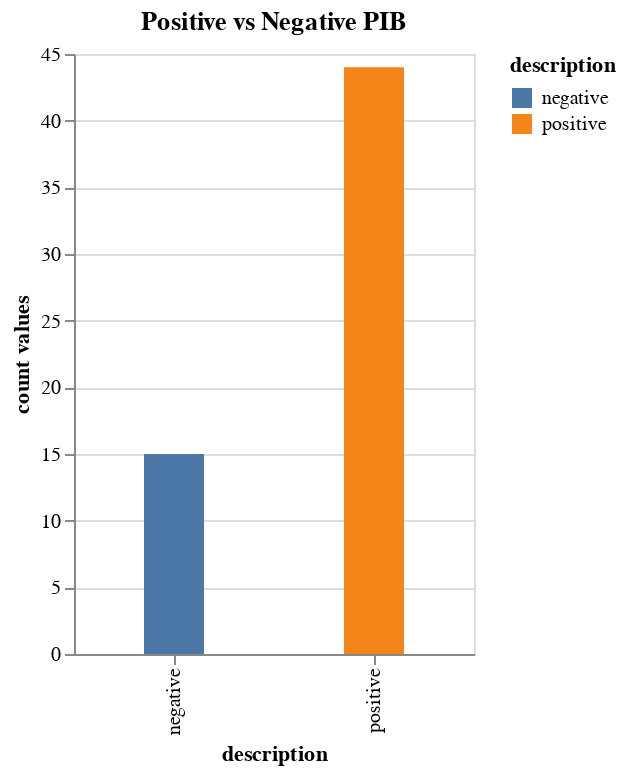

The notebook cell saved with this chart:
### Code cell
alt.Chart(df_pn).mark_bar(size=30).encode(
    x='description',
    y=alt.Y('value',title='count values'),
    color='description'
).properties(width=alt.Step(100),title='Positive vs Negative PIB')

### Figure 1 — Vega-Lite specification as saved in the notebook (floating-point values rounded to 4 significant figures)
{"config": {"view": {"continuousWidth": 400, "continuousHeight": 300}}, "data": {"name": "data-794d8d66415536800c7020a95fdef424"}, "mark": {"type": "bar", "size": 30}, "encoding": {"color": {"type": "nominal", "field": "description"}, "x": {"type": "nominal", "field": "description"}, "y": {"type": "quantitative", "field": "value", "title": "count values"}}, "title": "Positive vs Negative PIB", "width": {"step": 100}, "$schema": "https://vega.github.io/schema/vega-lite/v4.8.1.json", "datasets": {"data-794d8d66415536800c7020a95fdef424": [{"description": "positive", "value": 44}, {"description": "negative", "value": 15}]}}
